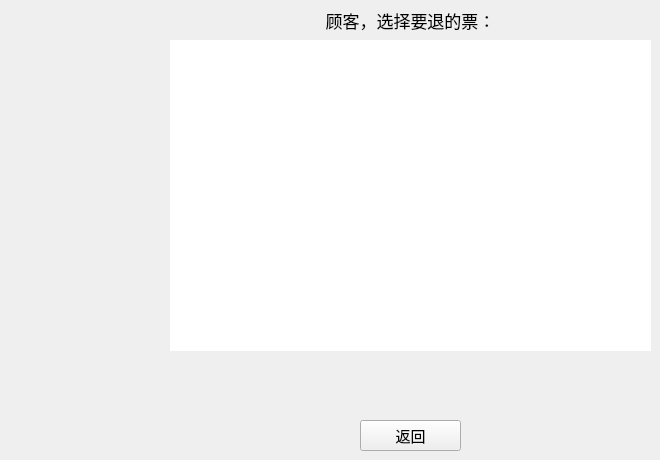
      <widget class="QWidget" name="Refund">
       <widget class="QLabel" name="label_4">
        <property name="geometry">
         <rect>
          <x>170</x>
          <y>0</y>
          <width>481</width>
          <height>41</height>
         </rect>
        </property>
        <property name="font">
         <font>
          <family>微软雅黑</family>
          <pointsize>13</pointsize>
         </font>
        </property>
        <property name="text">
         <string>顾客，选择要退的票：</string>
        </property>
        <property name="alignment">
         <set>Qt::AlignCenter</set>
        </property>
       </widget>
       <widget class="QPushButton" name="ButtonReturn_3">
        <property name="geometry">
         <rect>
          <x>360</x>
          <y>420</y>
          <width>101</width>
          <height>31</height>
         </rect>
        </property>
        <property name="font">
         <font>
          <family>微软雅黑 Light</family>
          <pointsize>11</pointsize>
         </font>
        </property>
        <property name="cursor">
         <cursorShape>PointingHandCursor</cursorShape>
        </property>
        <property name="text">
         <string>返回</string>
        </property>
        <property name="autoDefault">
         <bool>false</bool>
        </property>
        <property name="default">
         <bool>false</bool>
        </property>
       </widget>
       <widget class="QTableWidget" name="tableWidgetRefund">
        <property name="enabled">
         <bool>true</bool>
        </property>
        <property name="geometry">
         <rect>
          <x>170</x>
          <y>40</y>
          <width>481</width>
          <height>311</height>
         </rect>
        </property>
        <property name="font">
         <font>
          <family>微软雅黑</family>
         </font>
        </property>
        <property name="autoFillBackground">
         <bool>false</bool>
        </property>
        <property name="frameShape">
         <enum>QFrame::NoFrame</enum>
        </property>
        <property name="frameShadow">
         <enum>QFrame::Sunken</enum>
        </property>
        <property name="horizontalScrollBarPolicy">
         <enum>Qt::ScrollBarAlwaysOff</enum>
        </property>
        <property name="autoScroll">
         <bool>true</bool>
        </property>
        <property name="editTriggers">
         <set>QAbstractItemView::NoEditTriggers</set>
        </property>
        <property name="tabKeyNavigation">
         <bool>false</bool>
        </property>
        <property name="showDropIndicator" stdset="0">
         <bool>false</bool>
        </property>
        <property name="dragDropOverwriteMode">
         <bool>false</bool>
        </property>
        <property name="alternatingRowColors">
         <bool>true</bool>
        </property>
        <property name="selectionMode">
         <enum>QAbstractItemView::NoSelection</enum>
        </property>
        <property name="showGrid">
         <bool>true</bool>
        </property>
        <property name="gridStyle">
         <enum>Qt::SolidLine</enum>
        </property>
        <property name="sortingEnabled">
         <bool>false</bool>
        </property>
        <property name="wordWrap">
         <bool>false</bool>
        </property>
        <property name="cornerButtonEnabled">
         <bool>true</bool>
        </property>
        <property name="rowCount">
         <number>0</number>
        </property>
        <property name="columnCount">
         <number>5</number>
        </property>
        <attribute name="horizontalHeaderVisible">
         <bool>false</bool>
        </attribute>
        <attribute name="horizontalHeaderCascadingSectionResizes">
         <bool>false</bool>
        </attribute>
        <attribute name="horizontalHeaderDefaultSectionSize">
         <number>90</number>
        </attribute>
        <attribute name="horizontalHeaderHighlightSections">
         <bool>false</bool>
        </attribute>
        <attribute name="horizontalHeaderShowSortIndicator" stdset="0">
         <bool>false</bool>
        </attribute>
        <attribute name="horizontalHeaderStretchLastSection">
         <bool>true</bool>
        </attribute>
        <attribute name="verticalHeaderVisible">
         <bool>false</bool>
        </attribute>
        <attribute name="verticalHeaderHighlightSections">
         <bool>false</bool>
        </attribute>
        <attribute name="verticalHeaderShowSortIndicator" stdset="0">
         <bool>false</bool>
        </attribute>
        <attribute name="verticalHeaderStretchLastSection">
         <bool>false</bool>
        </attribute>
        <column>
         <property name="text">
          <string>航班号</string>
         </property>
        </column>
        <column>
         <property name="text">
          <string>日期</string>
         </property>
        </column>
        <column>
         <property name="text">
          <string>舱位等级</string>
         </property>
        </column>
        <column>
         <property name="text">
          <string>购买票数</string>
         </property>
        </column>
        <column>
         <property name="text">
          <string>退票</string>
         </property>
        </column>
       </widget>
      </widget>
